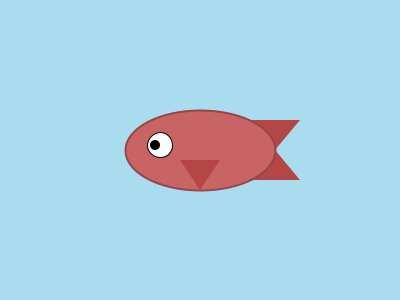
Frame 1 (no input)
Frame 60 (the mouse pressed at the canvas centre just before this capture): identical to frame 1, image omitted
Frame 120 (the mouse held since frame 60 and released just before this capture): identical to frame 1, image omitted

The Processing sketch that drew this single still picture (run headless with seeded random() and noise(); from frame 60 on, the mouse is pressed at the canvas centre):

// Processing sketch: Day_3_Demo
// ── Day_3_Demo.pde
// Fish Demo - Colors
// setup() runs ONCE at the beginning of the program
// Everything inside the curly braces { } is a CODE BLOCK
void setup() {
  size(400, 300);  // Create a 400x300 pixel canvas
}

// draw() runs over and over (about 60 times per second)
// This code block runs continuously in a loop
void draw() {
  background(170, 220, 240);  // Light blue water background
  
  // --- TAIL FIN ---
  // triangle(x1, y1, x2, y2, x3, y3)
  fill(180, 70, 70);          // Darker shade of body color
  noStroke();                  // Clean look without outlines
  triangle(300, 120,       
           250, 120,       
           250, 180);      
           
  triangle(300, 180,       
           250, 120,       
           250, 180);      
  
  // --- FISH BODY ---
  // ellipse(x, y, width, height)
  fill(200, 100, 100);         // Pinkish-red body
  stroke(150, 70, 70);         // Darker outline
  strokeWeight(2);             // Slightly thicker outline
  ellipse(200, 150, 150, 80);  // Body centered at (200, 150)
  
  // --- SIDE FIN ---
  fill(180, 70, 70);           // Match tail color
  noStroke();
  triangle(200, 190,       
           180, 160,       
           220, 160);      
  
  // --- EYE ---
  // The eye is a circle (ellipse with equal width and height)
  fill(255);                   // White outer eye
  stroke(0);
  strokeWeight(1);
  ellipse(160, 145, 25, 25);  
  
  fill(0);                     // Black pupil
  noStroke();
  ellipse(155, 145, 10, 10);   // Pupil shifted left (looking forward)
}
